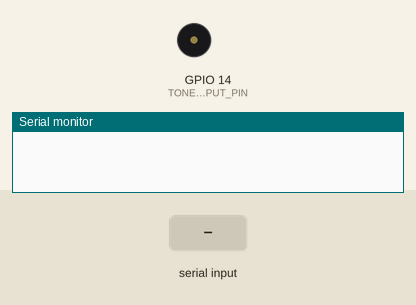
This sketch was run on a simulated ESP32. On the bench: buzzer (waves = sounding), the last lines printed to the serial monitor. Inputs (shaded band) come from the test bench.

Above: at 1.2 s.
1.3 s: "1\n" received over Serial
At 2.3 s:
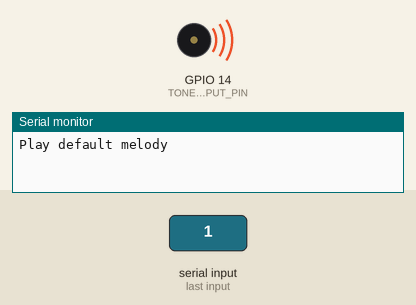
Timing chart, 0 to 17.9 s (numbered marks = the images above; inputs shaded):
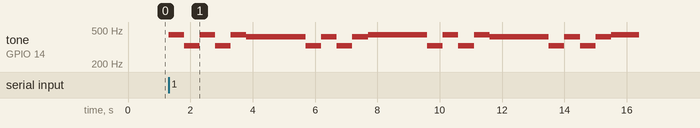

Measured:
- after the input at 1.3 s, tone on GPIO 14 (TONE_OUTPUT_PIN): plays 440 Hz for 0.50 s, 329 Hz for 0.50 s, 440 Hz for 0.50 s, 329 Hz for 0.50 s, 440 Hz for 0.50 s, 415 Hz for 1.9 s … (21 notes in this stretch), starting at once

The sketch:

IMP_project.ino
```cpp
// IMP project
// Simulátor hudebního nástroje
// Author: Kozhevnikov Dmitrii
// Login: xkozhe00

const int TONE_OUTPUT_PIN = 14;
const int TONE_PWM_CHANNEL = 0;

void setup() {
  // put your setup code here, to run once:
  Serial.begin(115200);
}

void loop() {
  // put your main code here, to run repeatedly:

  if(Serial.available()) {
    String melody = Serial.readStringUntil('\n'); // read string from command line
    if (melody == "-help") {
      // print help for user
      Serial.println("Input your melody in format: 'note delay note delay ...'");
      Serial.println("For delay: 1 = 100, 2 = 200, 3 = 300, 4 = 400, 5 = 500, 6 = 600, 7 = 700, 8 = 800, 9 = 900, 0 = 1000");
      Serial.println("For notes: A = A, B = B, b = Bb, C = C, c = Cs, D = D, E = E, e = Eb, F = F, f = Fs, G = G, g = Gs");
    } else {
      // main cycle
      ledcAttachPin(TONE_OUTPUT_PIN, TONE_PWM_CHANNEL);
      if (melody == "1") {
        Serial.println("Play default melody");
        melody = "A5E5A5E5A5g5g9g5E5g5E5g5A5A9A5E5A5E5A5g5g9g5E5g5E5g5A9";
      } else {
        Serial.println("Input melody is:");
        melody.replace(" ", "");  // delete white spaces
        Serial.println(melody);
      }

      int len = melody.length();  // melody len
      char notes[len/2];  // array for reading notes
      char times[len/2];  // array for reading time
      int delays[len/2];  // delays
      note_t play[len/2]; // notes
      int errorStatus = 0;
      // reading command line and sort
      for (int i = 0; i < len; i++) {
        if(i % 2 == 0) {
          notes[i / 2] = melody[i];
        } else {
          times[i / 2] = melody[i];
        }
      }

      // check notes and delays cycle
      for (int i = 0; i < len/2; i++) {
        // notes
        if (notes[i] == 'A') {
          play[i]= NOTE_A;
        } else if (notes[i] == 'B') {
          play[i] = NOTE_B;
        } else if (notes[i] == 'b') {
          play[i] = NOTE_Bb;
        } else if (notes[i] == 'C') {
          play[i] = NOTE_C;
        } else if (notes[i] == 'c') {
          play[i] = NOTE_Cs;
        } else if (notes[i] == 'D') {
          play[i] = NOTE_D;
        } else if (notes[i] == 'E') {
          play[i] = NOTE_E;
        } else if (notes[i] == 'e') {
          play[i] = NOTE_Eb;
        } else if (notes[i] == 'F') {
          play[i] = NOTE_F;
        } else if (notes[i] == 'f') {
          play[i] = NOTE_Fs;
        } else if (notes[i] == 'G') {
          play[i] = NOTE_G;
        } else if (notes[i] == 'g') {
          play[i] = NOTE_Gs;
        } else {
          errorStatus = i + 1;
        }
        // delays
        if (times[i] == '1') {
          delays[i] = 100;
        } else if (times[i] == '2') {
          delays[i] = 200;
        } else if (times[i] == '3') {
          delays[i] = 300;
        } else if (times[i] == '4') {
          delays[i] = 400;
        } else if (times[i] == '5') {
          delays[i] = 500;
        } else if (times[i] == '6') {
          delays[i] = 600;
        } else if (times[i] == '7') {
          delays[i] = 700;
        } else if (times[i] == '8') {
          delays[i] = 800;
        } else if (times[i] == '9') {
          delays[i] = 900;
        } else if (times[i] == '0') {
          delays[i] = 1000;
        } else {
          errorStatus = i + 1;
        }
      }

      if (errorStatus == 0) {
        // play melody
        for (int i = 0; i < len/2; i++) {
          ledcWriteNote(TONE_PWM_CHANNEL, play[i], 4);
          delay(delays[i]);
        }
      } else {
        Serial.println("Error in position:");
        Serial.println(errorStatus);
        Serial.println("For help write '-help'");
      }
      ledcDetachPin(TONE_OUTPUT_PIN);
    }
  }
}
```
